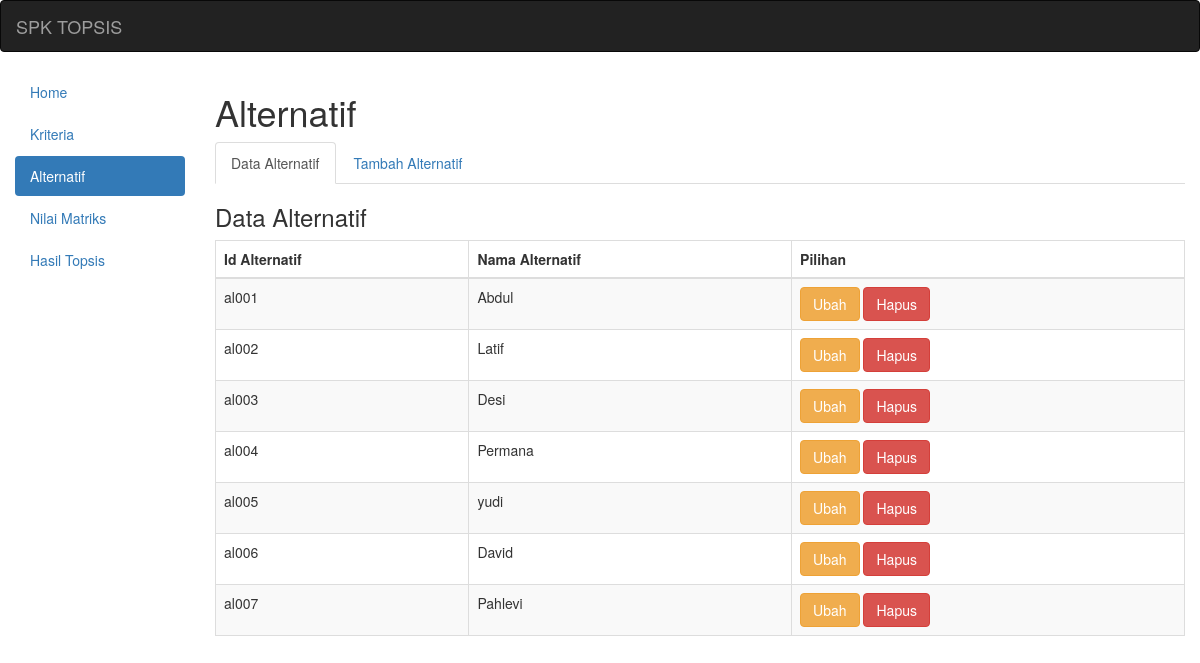
The app's page /?a=alternatif&k=alternatif with its own data.
### tables this page shows
CREATE TABLE `alternatif` (
  `id_alternatif` varchar(5) NOT NULL,
  `nm_alternatif` varchar(35) NOT NULL
);

### datakalternatif.php (the view)
<div class="box-header">
    <h3 class="box-title">Data Alternatif</h3>
</div>
<div class="table-responsive">
<table class="table table-bordered table-striped">
<thead>
<tr>
<th>Id Alternatif</th>
<th>Nama Alternatif</th>
<th>Pilihan</th>
</tr>
</thead>
<tbody>
<?php
include ("konfig/koneksi.php");
$s=mysqli_query($k21,"select * from alternatif order by id_alternatif ASC");
while($d=mysqli_fetch_assoc($s)){
?>
<tr>
<td><?php echo $d['id_alternatif']; ?></td>
<td><?php echo $d['nm_alternatif']; ?></td>
<td>
<a href="?a=alternatif&k=ubaha&id=<?php echo $d['id_alternatif']; ?>" class="btn btn-warning">Ubah</a>
<a href="hapusalternatif.php?id=<?php echo $d['id_alternatif']; ?>" class="btn btn-danger">Hapus</a>
</td>
</tr>
<?php
}
?>
</tbody>
</table>
</div>

### index.php (shortened to what this page needs)
<!DOCTYPE html>
<html lang="en">
<head>
  <link rel="stylesheet" href="css/bootstrap.min.css">
</head>
<body>
<nav class="navbar navbar-inverse">
  <div class="container-fluid">
    <div class="navbar-header">
      <a class="navbar-brand" href="#">SPK TOPSIS</a>
    </div>
  </div>
</nav>
 <?php
if(@$_GET['a']=='home'){
	$active0='class="active"';
	$active1='';
	$active2='';
	$active3='';
	$active4='';
}else if(@$_GET['a']=='kriteria'){
	$active0='';
	$active1='class="active"';
	$active2='';
	$active3='';
	$active4='';
}else if(@$_GET['a']=='alternatif'){
	$active0='';
	$active1='';
	$active2='class="active"';
	$active3='';
	$active4='';
}else if(@$_GET['a']=='nilaimatrik'){
	$active0='';
	$active1='';
	$active2='';
	$active3='class="active"';
	$active4='';
}else if(@$_GET['a']=='hasiltopsis'){
	$active0='';
	$active1='';
	$active2='';
	$active3='';
	$active4='class="active"';
}else{
	$active0='';
	$active1='';
	$active2='';
	$active3='';
	$active4='';
}
?>
<div class="col-sm-2">
<ul class="nav nav-pills nav-stacked">
  <li <?php echo $active0 ?>><a href="?a=home" >Home</a></li>
  <li <?php echo $active1 ?>><a href="?a=kriteria&k=kriteria" >Kriteria</a></li>
  <li <?php echo $active2 ?>><a href="?a=alternatif&k=alternatif" >Alternatif</a></li>
  <li <?php echo $active3 ?>><a href="?a=nilaimatrik" >Nilai Matriks</a></li>
  <li  <?php echo $active4 ?>><a href="?a=hasiltopsis&k=nilai_matriks">Hasil Topsis</a></li>
</ul>
</div>
  <div class="col-sm-10">
 <?php
 if(@$_GET['a']=='home'){
	include ("home.php");
 }else if(@$_GET['a']=='kriteria'){
	include ("kriteria.php");
 }else if(@$_GET['a']=='alternatif'){
	include ("alternatif.php");
 }else if(@$_GET['a']=='nilaimatrik'){
	include ("nilaimatrik.php");
 }else if(@$_GET['a']=='hasiltopsis'){
	include ("hasiltopsis.php");
 }
 ?>
</div>
</body>
</html>

### alternatif.php
<h1>Alternatif</h1>
<ul class="nav nav-tabs">
  <?php
  if($_GET['k']=='alternatif'){
	$act1='class="active"';
	$act2='';
  }else if($_GET['k']=='tambah'){
	$act1='';
	$act2='class="active"';
  }else{
	$act1='';
	$act2='';
  }
  ?>
  <li <?php echo $act1; ?> ><a href="index.php?a=alternatif&k=alternatif">Data Alternatif</a></li>
  <li <?php echo $act2; ?>><a href="index.php?a=alternatif&k=tambah">Tambah Alternatif</a></li>
</ul>
<?php
if(@$_GET['a']=='alternatif' and @$_GET['k']=='alternatif'){
	include ("datakalternatif.php");
 }else if(@$_GET['k']=='tambah'){
	include ("tambahalternatif.php");
 }else if(@$_GET['k']=='ubaha'){
	include ("ubahalternatif.php");
 }
 ?>

### records on screen
alternatif: id_alternatif "al001", nm_alternatif "Abdul"
alternatif: id_alternatif "al002", nm_alternatif "Latif"
alternatif: id_alternatif "al003", nm_alternatif "Desi"
alternatif: id_alternatif "al004", nm_alternatif "Permana"
alternatif: id_alternatif "al005", nm_alternatif "yudi"
alternatif: id_alternatif "al006", nm_alternatif "David"
alternatif: id_alternatif "al007", nm_alternatif "Pahlevi"
